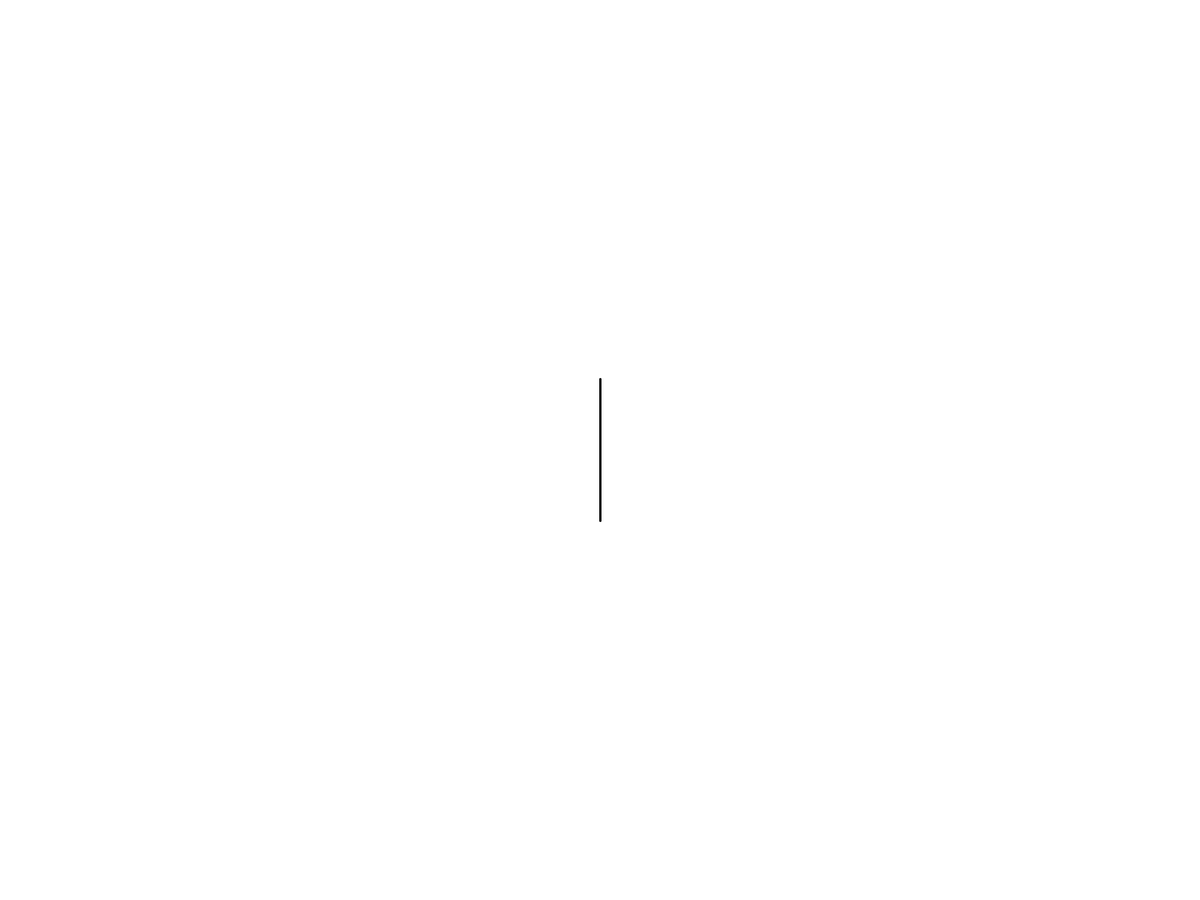
Frame 1 (no input)
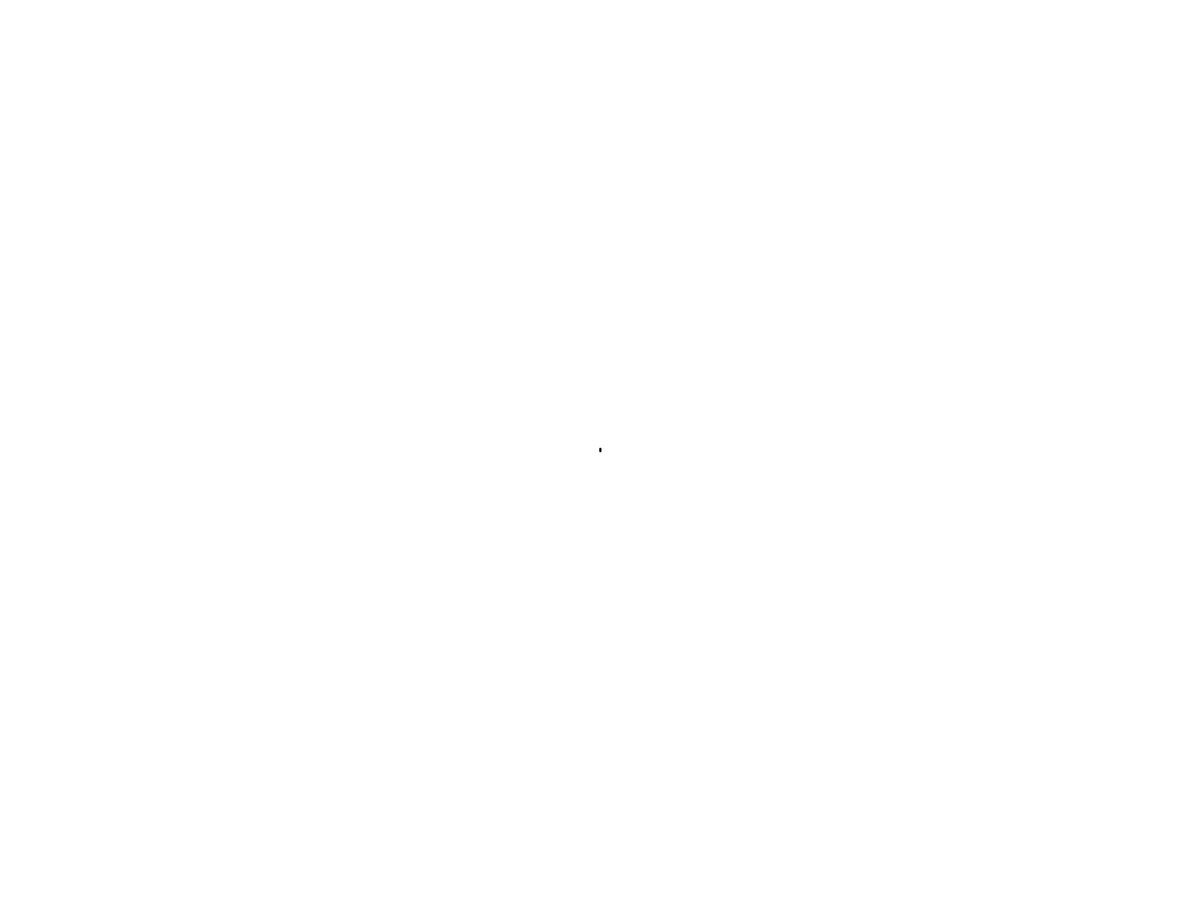
Frame 60 (the mouse pressed at the canvas centre just before this capture)
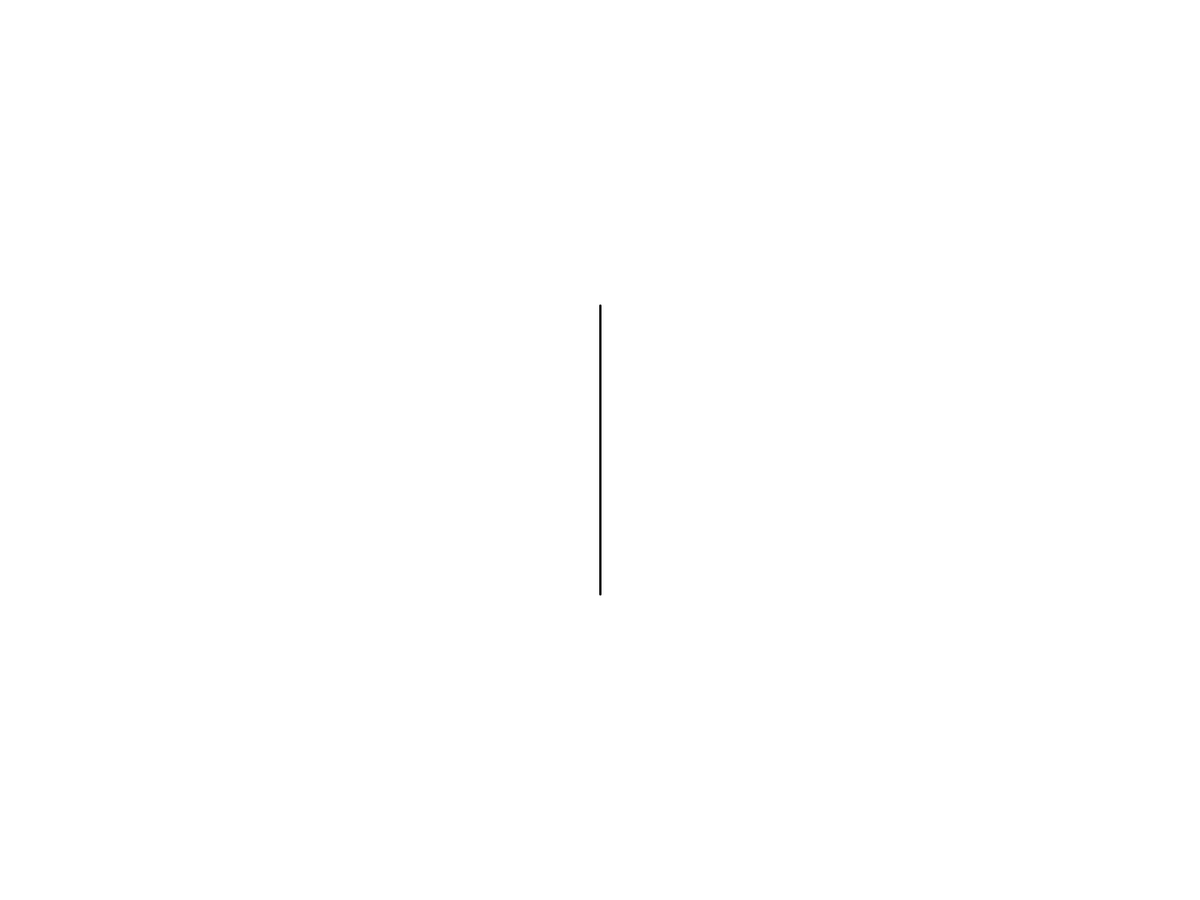
Frame 120 (the mouse held since frame 60 and released just before this capture)

The Processing sketch that drew these frames (run headless with seeded random() and noise(); from frame 60 on, the mouse is pressed at the canvas centre):

// Processing sketch: lineexample
// ── lineexample.pde
int wght = 3;

void setup() {
  
  //size(800, 800);
  fullScreen();
  //pixelDensity(2);
  background(255);
  strokeWeight(5);
  stroke(0);
  fill(0);
}


void draw() {
  background(255);
  pushMatrix();
  strokeWeight(wght);
  translate(width/2, height/2);
  float wave = 100.0 * sin((PI / 2)* sin(frameCount / 30.0));
  line( 0, -100 + wave, 0,100 - wave);
  popMatrix();
}
